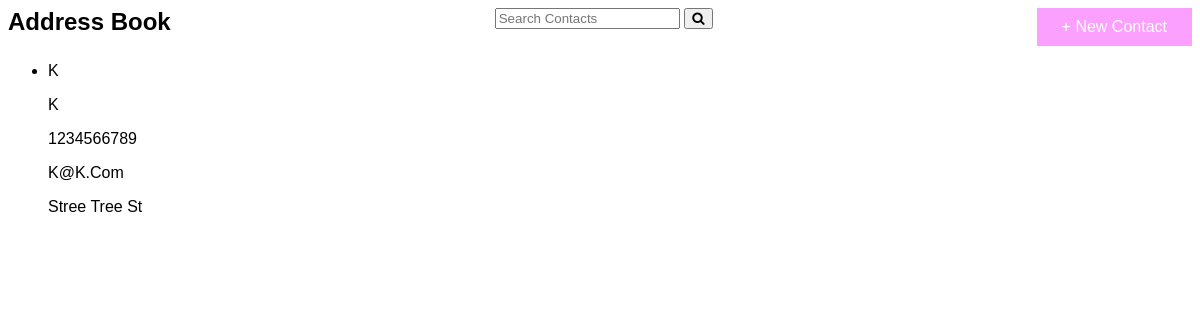
/, run on an earlier commit of the app's database.
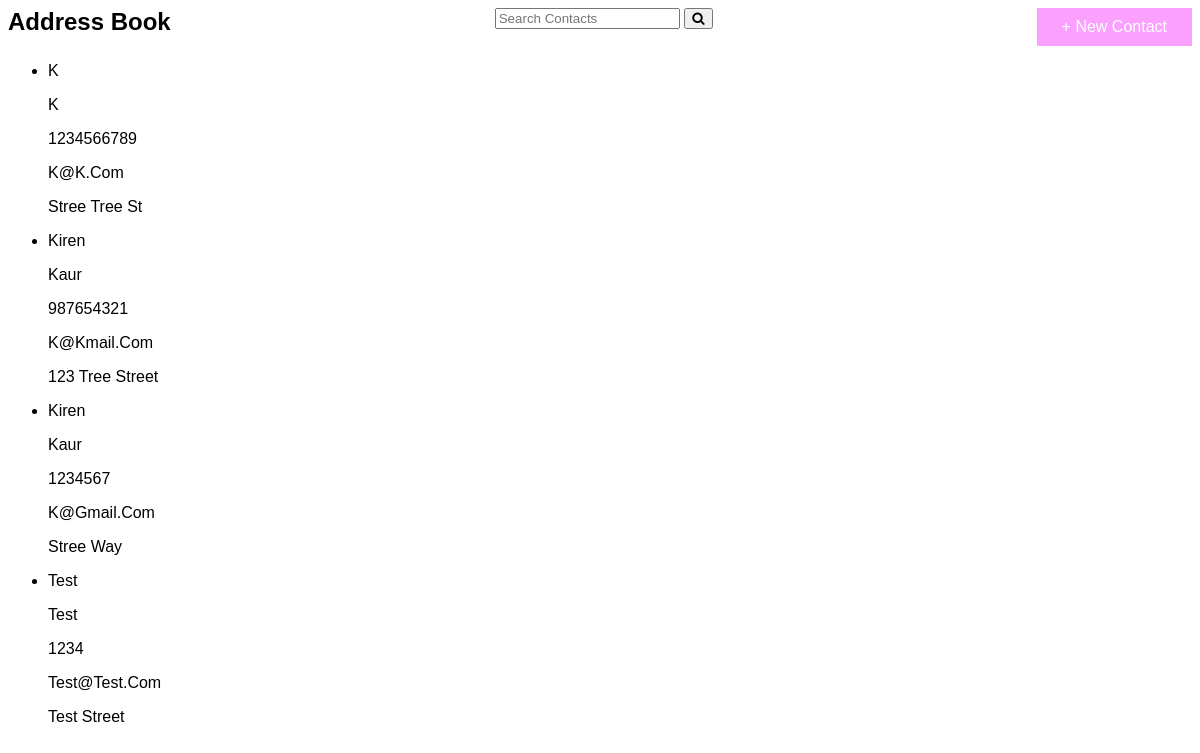
And on a later commit of the database.
### address/models.py (models this page shows, shortened)
class Contact(models.Model):
   firstName = models.CharField(max_length=500)
   lastName = models.CharField(max_length=500)
   phoneNumber = models.IntegerField(max_length=10)
   emailAddress = models.EmailField(max_length=500)
   streetAddress = models.CharField(max_length=150)

### address/views.py (the view)
# urls.py: path('', views.index, name='index'),
def index(request):
   contacts = Contact.objects.all()
   return render(request, 'index.html', {'contacts':contacts})

### templates/index.html (shortened to what this page needs)
<!DOCTYPE html>
{% load static %}
<html>
   <head>
      <link rel="stylesheet" href="{% static 'style.css' %}">
   </head>
   <body>
      <div id ="topHeader">
         <h2> Address Book </h2>
         <link rel="stylesheet" href="https://cdnjs.cloudflare.com/ajax/libs/font-awesome/4.7.0/css/font-awesome.min.css">
         <form action="action_page.php">
         <input type="text" placeholder="Search Contacts" name="search">
         <button type="submit"><i class="fa fa-search"></i></button>
         </form>
         <a href="{% url 'add-contact' %}" class="button"> + New Contact </a>
      </div>
      <div id = "allContacts">
         <ul class = "address-book">
            {% for contact in contacts %}
            <div>
               <li>
                  <p class="contact-name">{{ contact.firstName | title }}</p>
                  <p class="contact-name">{{ contact.lastName | title }}</p>
                  <p class="contact-name">{{ contact.phoneNumber | title }}</p>
                  <p class="contact-name">{{ contact.emailAddress | title }}</p>
                  <p class="contact-name">{{ contact.streetAddress | title }}</p>
               </li>
            {% endfor %}
         </ul>
      </div>
   </body>
</html>

What changed in the data, as far as the page shows it:
added Contact: firstName "Kiren", lastName "Kaur", phoneNumber "987654321", emailAddress "K@Kmail.Com", streetAddress "123 Tree Street"
added Contact: firstName "Kiren", lastName "Kaur", phoneNumber "1234567", emailAddress "K@Gmail.Com", streetAddress "Stree Way"
added Contact: firstName "Test", lastName "Test", phoneNumber "1234", emailAddress "Test@Test.Com", streetAddress "Test Street"
